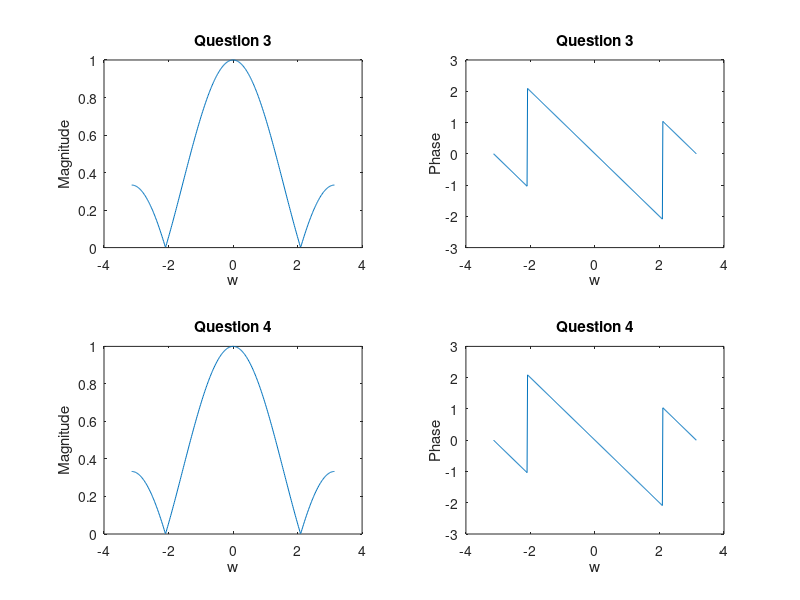

Recreate this plot in MATLAB.
% 5.2.1 Freq response of the 3 points averager

% a. Derivation of the freq response of the filter:
% x[n] = A*exp(j*w*n + phi)
% y[n]    = 1/3*x[n] + 1/3*x[n-1] + 1/3*x[n-2]
%         = 1/3*A*(exp(j*w*n + phi) + exp(j*w*(n-1) + phi) + exp(j*w*(n-2) + phi))
%         = 1/3*A*(exp(j*w*n + phi) + exp(j*w*n + phi)*exp(-j*w) + exp(j*w*n + phi)*exp(-j*2*w))
%         = 1/3*A*exp(j*w*n + phi)*(1 + exp(-j*w) + exp(-j*2*w))
%  H  = 1/3*(1 + exp(-j*w) + exp(-j*2*w))
%     = 1/3*exp(-j*w)*(exp(j*w) + 1 + exp(-j*w))
%     = 1/3*exp(-j*w)*(2*cos(w) + 1)
 
% b & c
ww = -pi:(pi/200):pi;
H1 = ((2*cos(ww)+1)/3).*exp(-j*ww);
subplot(2,2,1);
plot(ww,abs(H1));
xlabel('w');
ylabel('Magnitude');
title('Question 3');
subplot(2,2,2);
plot(ww,angle(H1));
xlabel('w');
ylabel('Phase');
title('Question 3');
% c
bb = 1/3*ones(1,3);
H2 = freqz(bb,1,ww);
subplot(2,2,3);
plot(ww,abs(H2));
xlabel('w');
ylabel('Magnitude');
title('Question 4');
subplot(2,2,4);
plot(ww,angle(H2));
xlabel('w');
ylabel('Phase');
title('Question 4');
